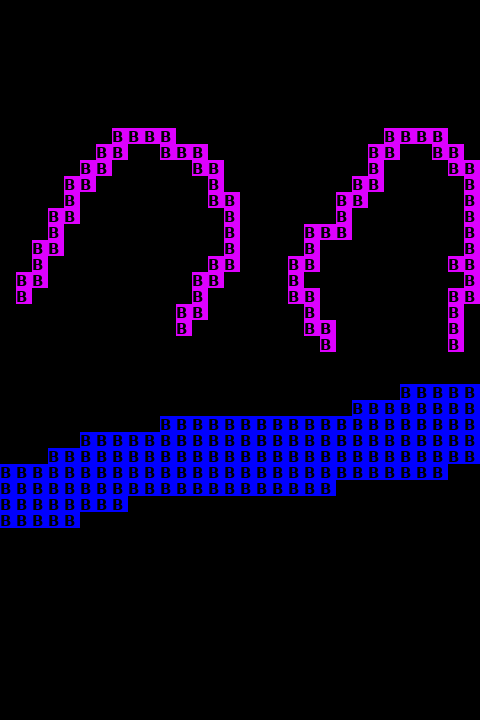

A 2D game scene composited from a Tiled map and its tileset images. What follows is a short description and the map's XML, with each tile layer's data collapsed to a summary:
An orthogonal 30x45 tile map with 16x16 px tiles, 1 tile layer (block_behaviors), 2 hidden layers not drawn, 3 tilesets.

<map version="1.0" tiledversion="1.1.4" orientation="orthogonal" renderorder="right-down" width="30" height="45" tilewidth="16" tileheight="16" infinite="0" nextobjectid="1">
 <tileset firstgid="1" source="block_images.tsx" />
 <tileset firstgid="1351" source="block_behaviors.tsx" />
 <tileset firstgid="2701" source="power_up_behaviors.tsx" />
 <layer name="block_behaviors" width="30" height="45">
  <data>[1350 cells, 228 non-empty, 2 distinct tile ids]</data>
 </layer>
 <layer name="power_ups" width="30" height="45" visible="0">
  <data>[1350 cells, 45 non-empty, 3 distinct tile ids]</data>
 </layer>
 <layer name="blocks" width="30" height="45" visible="0">
  <data>[1350 cells, 228 non-empty, 2 distinct tile ids]</data>
 </layer>
</map>
